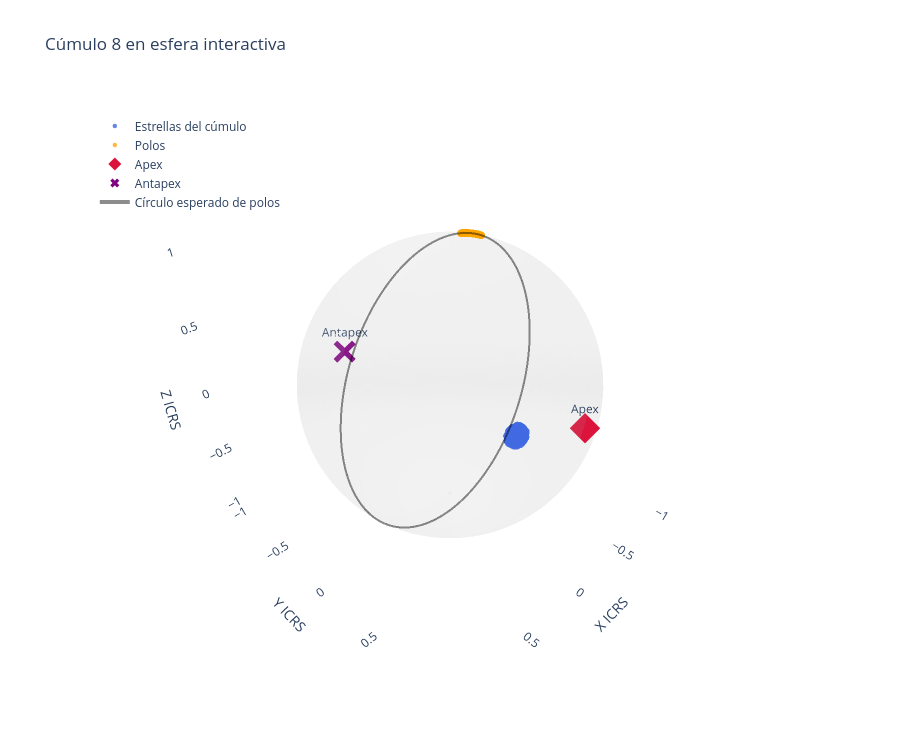

Notebook code cell kept with this figure:
### Code cell
# 3. Esfera interactiva
fig3 = plot_cluster_motion_geometry(
    result_hyades_sintetico_error_alld["data"],
    analysis_result=result_hyades_sintetico_error_alld,
    projection="sphere",
    title="Cúmulo 8 en esfera interactiva",
    save_html="cluster_hyades_sphere.html",
)

fig3.show()

### Figure 1 — Plotly figure (JSON) as saved in the notebook; plotly's stock layout.template omitted (floating-point values rounded to 4 significant figures; data arrays with more than 128 entries replaced by an {"elided": "..."} marker saying what was removed)
{"data": [{"colorscale": [[0, "lightgray"], [1, "lightgray"]], "hoverinfo": "skip", "name": "Esfera celeste", "opacity": 0.12, "showscale": false, "type": "surface", "x": {"elided": "40x80 float values"}, "y": {"elided": "40x80 float values"}, "z": {"elided": "40x80 float values"}}, {"hoverinfo": "text", "marker": {"color": "royalblue", "opacity": 0.8, "size": 4.5}, "mode": "markers", "name": "Estrellas del cúmulo", "text": {"elided": "455 str values"}, "type": "scatter3d", "x": {"elided": "455 float values"}, "y": {"elided": "455 float values"}, "z": {"elided": "455 float values"}}, {"hoverinfo": "text", "marker": {"color": "orange", "opacity": 0.75, "size": 4.5}, "mode": "markers", "name": "Polos", "text": {"elided": "455 str values"}, "type": "scatter3d", "x": {"elided": "455 float values"}, "y": {"elided": "455 float values"}, "z": {"elided": "455 float values"}}, {"customdata": [[97.68, 6.704]], "hovertemplate": "<b>Apex</b><br>RA = %{customdata[0]:.6f} deg<br>Dec = %{customdata[1]:.6f} deg<br>X = %{x:.6f}<br>Y = %{y:.6f}<br>Z = %{z:.6f}<extra></extra>", "marker": {"color": "crimson", "size": 10, "symbol": "diamond"}, "mode": "markers+text", "name": "Apex", "text": ["Apex"], "textposition": "top center", "type": "scatter3d", "x": [-0.1327], "y": [0.9843], "z": [0.1167]}, {"customdata": [[277.7, -6.704]], "hovertemplate": "<b>Antapex</b><br>RA = %{customdata[0]:.6f} deg<br>Dec = %{customdata[1]:.6f} deg<br>X = %{x:.6f}<br>Y = %{y:.6f}<br>Z = %{z:.6f}<extra></extra>", "marker": {"color": "purple", "size": 8, "symbol": "x"}, "mode": "markers+text", "name": "Antapex", "text": ["Antapex"], "textposition": "top center", "type": "scatter3d", "x": [0.1327], "y": [-0.9843], "z": [-0.1167]}, {"hoverinfo": "skip", "line": {"color": "black", "width": 4}, "mode": "lines", "name": "Círculo esperado de polos", "opacity": 0.45, "type": "scatter3d", "x": {"elided": "361 float values"}, "y": {"elided": "361 float values"}, "z": {"elided": "361 float values"}}], "layout": {"height": 750, "legend": {"bgcolor": "rgba(255,255,255,0.75)", "x": 0.02, "y": 0.98}, "scene": {"aspectmode": "data", "xaxis": {"showbackground": false, "title": {"text": "X ICRS"}}, "yaxis": {"showbackground": false, "title": {"text": "Y ICRS"}}, "zaxis": {"showbackground": false, "title": {"text": "Z ICRS"}}}, "title": {"text": "Cúmulo 8 en esfera interactiva"}, "width": 900}}
